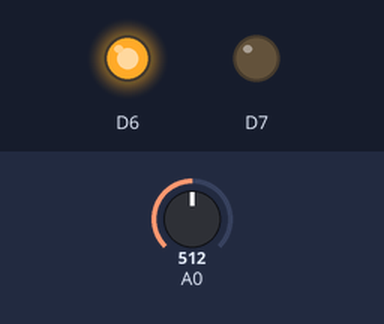
This sketch was run on a simulated ESP8266 (NodeMCU). Shown: output pins drawn as LEDs (lit = HIGH). Inputs (shaded band) come from the test bench; at power-on: A0 = 512. What the sketch prints to the serial monitor is not drawn.

Above: at 0.1 s.
At 60.1 s:
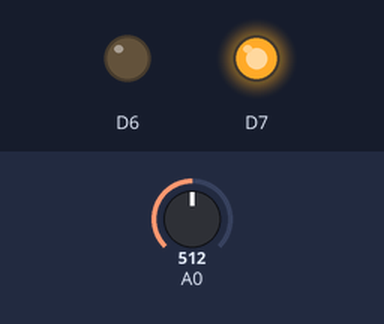
Timing chart, 0 to 61.6 s (numbered marks = the images above):
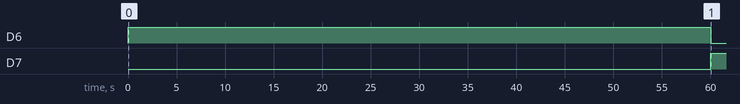

Measured:
- by itself, D6: LOW → HIGH at 0.00 s, → LOW 60.0 s later
- by itself, D7: LOW → HIGH at 60.0 s

The sketch:

heating_cooling_cycle_led_v1.ino
```cpp
float R_load = 10;
float v_in = 3.3;

unsigned long CurrentTime;
unsigned long StartTime;
int reading;

/*
            D6 - Pin for heating cycle (5V,60s)
            D7 - Pin for cooling cycle (1.4V,90s)
*/

/*
float BitsToVolts(int value)
{
  return (float) value*(v_in/1023.0);
}

float GetRatio(float v_in)    // RO => sensor resistance at 100ppm CO in the clean air.
{
    float v_out = BitsToVolts(analogRead(A0));
    return (v_in - v_out) / v_out;
}

float GetSurfaceResistanceValue()
{
  return R_load*GetRatio(v_in)
}

*/
/*
    CLEAN AIR FUNCTION


*/

void setup()
{
  // put your setup code here, to run once:
   Serial.begin(9600);
   StartTime = millis(); // Initial Time
   pinMode(D6,OUTPUT);
   pinMode(D7,OUTPUT);
   pinMode(A0,INPUT);
}

void loop() {
    CurrentTime = millis();
    reading = analogRead(A0);
    Serial.println(reading);
    unsigned long kitnatimehua = CurrentTime - StartTime;
    // HEATING PHASE
    if((kitnatimehua) <= 60000)
    {
      digitalWrite(D7,LOW);
      digitalWrite(D6,HIGH);
    }
    //MEASUREMENT PHASE
    else if(kitnatimehua > 60000 && kitnatimehua <=150000)
    {
      digitalWrite(D6,LOW);
      digitalWrite(D7,HIGH);
    }

    else
    {
      int now = millis();
      StartTime = now;
    }

}
```
